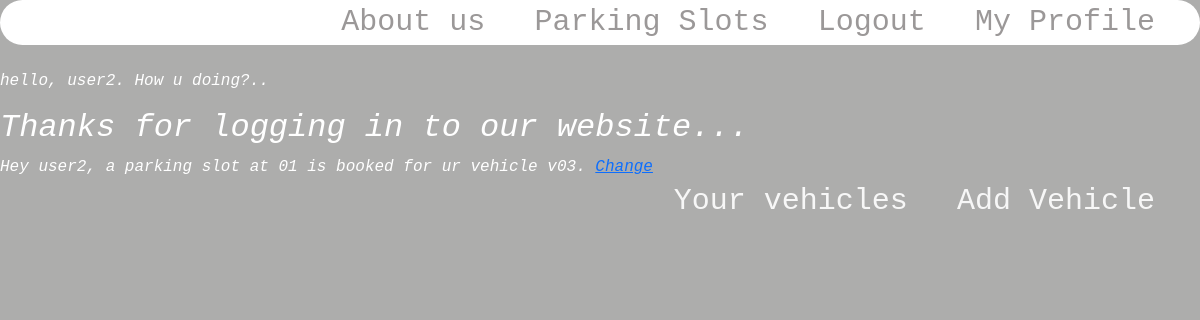
/userHome/ (signed in), run on an earlier commit of the app's database.
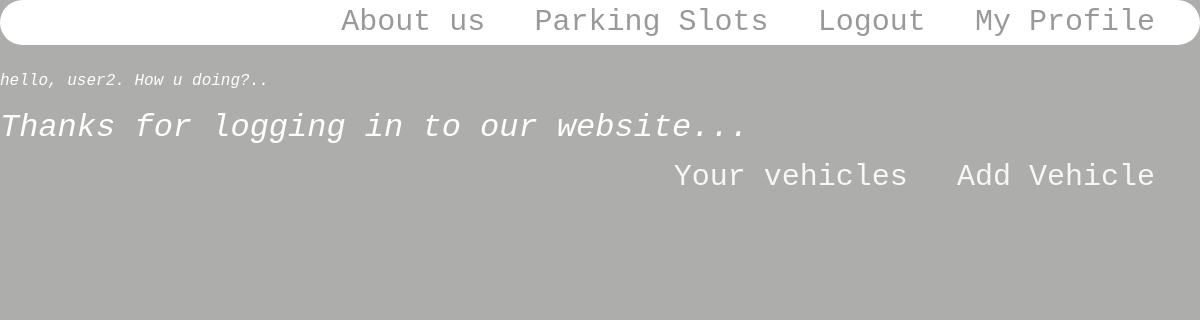
And on a later commit of the database.
### personal/models.py (models this page shows, shortened)
class Vehicle(models.Model) :
    vehicle_id = models.CharField(primary_key=True, max_length=20, unique=True)
    company = models.CharField(max_length=20)
    vehicle_model = models.CharField(max_length=20)
    price = models.IntegerField(blank=True, null=True)
    parked = models.BooleanField(default=False)
    parked_slot_id = models.CharField(max_length=10, null=True)
    owner = models.ForeignKey(Account, on_delete=models.CASCADE, null=True)

### account/models.py (models this page shows, shortened)
class Account(AbstractBaseUser) :
    email = models.CharField(max_length=30, unique=True)
    username = models.CharField(max_length=30, unique=True)
    date_joined = models.DateTimeField(verbose_name = "date_joined", auto_now_add = True)
    last_login = models.DateTimeField(verbose_name = "last_login", auto_now = True)
    is_admin = models.BooleanField(default = False)
    is_active = models.BooleanField(default = True)
    is_staff = models.BooleanField(default = False)
    is_superuser = models.BooleanField(default = False)
    USERNAME_FIELD  = 'email'
    REQUIRED_FIELDS = ['username']
    objects = AccountManager()

### personal/views.py (the view)
# urls.py: path('userHome/', user_home_view , name="userHome"),
def user_home_view(request):
    context = {}
    if request.user.is_authenticated :
        the_vehicles = Vehicle.objects.filter(owner=request.user)
        context['the_vehicles'] = the_vehicles
        for the_vehicle in the_vehicles :
            if the_vehicle.parked :
                the_slot = parking_slot.objects.get(slot_id=the_vehicle.parked_slot_id)
                now = datetime.now().time() # time object
                print("curr time : " + str(now))
                print("end time : " + str(the_slot.end_time))
                if now > the_slot.end_time :
                    print("late")
                    the_vehicle.parked = False
                    the_vehicle.parked_slot_id = None
                    the_vehicle.save()
                    the_slot.is_occupied = False
                    the_slot.vehicle_id = None
                    the_slot.save()
                else :
                    print("not late")
    return render(request, 'userHome.html', context)

### templates/userHome.html (shortened to what this page needs)
{% load static %}
<head>
    {% include 'template_snippets/user_home_header.html' %}
</head>
<body class="bg">
	{% if user.is_authenticated %}
		<div class="menu_bar">
			<a class="link" href="{% url 'about us' %}">About us</a>
			<a class="link" href="{% url 'slotStatus' %}">Parking Slots</a>
            <a class="link" href="{% url 'logout' %}">Logout</a>
            <a class="link" href="{% url 'My Profile' %}">My Profile</a>
		</div>
		<em class="welcome">
			<br>
			<p>hello, {{request.user.username}}. How u doing?..</p>
			<h2>Thanks for logging in to our website...</h2>
			{% block content %}
				{% for vehicle in the_vehicles %}
					{% if vehicle.parked %}
						Hey {{ request.user.username }}, a parking slot at {{ vehicle.parked_slot_id }} is booked for ur vehicle {{vehicle.vehicle_id}}.
						<a href="{% url 'changeParking' vehicle.parked_slot_id %}">Change</a><br>
					{% endif %}
				{% endfor %}
			{% endblock %}
		</em>
		<div style="text-align: right;">
			{% if not request.user.is_staff %}
				<a class="link" style="color: rgb(247, 247, 247);" href="{% url 'all_vehicles' %}">Your vehicles</a>
				<a class="link" style="color: rgb(247, 247, 247);" href="{% url 'add_vehicle' %}">Add Vehicle</a>
			{% endif %}
		</div>
	{% endif %}
</body>

What changed in the data, as far as the page shows it:
no longer on this page (row edited): Vehicle: {{ request.user.username }} "user2", parked_slot_id "01", vehicle_id "v03"
